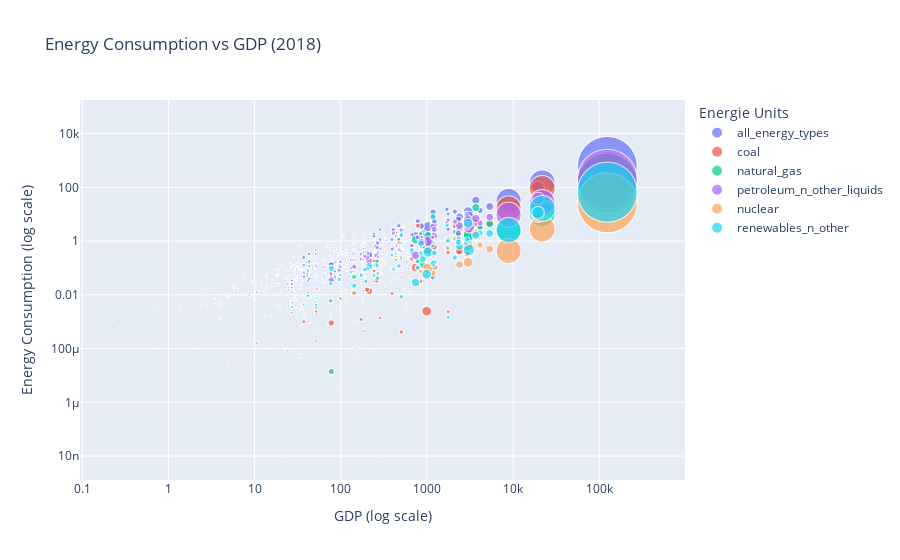

Notebook source saved alongside this figure:
### Code cell
import pandas as pd
import plotly.express as px

# Load your dataset
df = pd.read_csv(r"C:energy_CSV.csv", encoding='ISO-8859-1')

# Check the first few rows and columns of the dataframe to ensure it's loaded correctly
print(df.head())
print(df.columns)

# Assuming your dataset columns are named accordingly:
# Replace these with actual column names from your dataset
country_column = 'Country'
gdp_column = 'GDP'
energy_column = 'Energy_consumption'
continent_column = 'Energy_type'  # Adjust to the actual column name in your dataset
population_column = 'Population'  # Adjust to the actual column name in your dataset
year_to_plot = 2018

# Filter the data for the year 2018
df_2018 = df[df['Year'] == year_to_plot]

# Filter out rows with NaN values in 'Population' and 'Energy_consumption' columns
df_2018 = df_2018.dropna(subset=[population_column, energy_column])

# Create the scatter plot for the year 2018 with logarithmic scales for both axes
fig = px.scatter(df_2018, x=gdp_column, y=energy_column, 
                 color=continent_column,  # Use the correct column name for continent
                 size=population_column,  # Use 'Population' column for bubble sizes
                 hover_name=country_column,
                 log_x=True,  # Log scale for x-axis (GDP)
                 log_y=True,  # Log scale for y-axis (Energy Consumption)
                 size_max=60,  # Adjust bubble size max limit as needed
                 title=f'Energy Consumption vs GDP ({year_to_plot})',
                 labels={gdp_column: 'GDP', energy_column: 'Energy Consumption', continent_column: 'Energy consumption', population_column: 'Population'}
                )

# Customize layout (optional)
fig.update_layout(
    xaxis=dict(title='GDP (log scale)'),
    yaxis=dict(title='Energy Consumption (log scale)'),
    legend_title='Energie Units'
)

# Show the plot
fig.show()

### Figure 1 — Plotly figure (JSON) as saved in the notebook; plotly's stock layout.template omitted (floating-point values rounded to 4 significant figures; data arrays with more than 128 entries replaced by an {"elided": "..."} marker saying what was removed)
{"data": [{"hovertemplate": "<b>%{hovertext}</b><br><br>Energy consumption=all_energy_types<br>GDP=%{x}<br>Energy Consumption=%{y}<br>Population=%{marker.size}<extra></extra>", "hovertext": {"elided": "204 str values"}, "legendgroup": "all_energy_types", "marker": {"color": "#636efa", "size": {"elided": "204 float values"}, "sizemode": "area", "sizeref": 2120.0, "symbol": "circle"}, "mode": "markers", "name": "all_energy_types", "showlegend": true, "type": "scattergl", "x": {"elided": "204 float values"}, "xaxis": "x", "y": {"elided": "204 float values"}, "yaxis": "y"}, {"hovertemplate": "<b>%{hovertext}</b><br><br>Energy consumption=coal<br>GDP=%{x}<br>Energy Consumption=%{y}<br>Population=%{marker.size}<extra></extra>", "hovertext": {"elided": "204 str values"}, "legendgroup": "coal", "marker": {"color": "#EF553B", "size": {"elided": "204 float values"}, "sizemode": "area", "sizeref": 2120.0, "symbol": "circle"}, "mode": "markers", "name": "coal", "showlegend": true, "type": "scattergl", "x": {"elided": "204 float values"}, "xaxis": "x", "y": {"elided": "204 float values"}, "yaxis": "y"}, {"hovertemplate": "<b>%{hovertext}</b><br><br>Energy consumption=natural_gas<br>GDP=%{x}<br>Energy Consumption=%{y}<br>Population=%{marker.size}<extra></extra>", "hovertext": {"elided": "204 str values"}, "legendgroup": "natural_gas", "marker": {"color": "#00cc96", "size": {"elided": "204 float values"}, "sizemode": "area", "sizeref": 2120.0, "symbol": "circle"}, "mode": "markers", "name": "natural_gas", "showlegend": true, "type": "scattergl", "x": {"elided": "204 float values"}, "xaxis": "x", "y": {"elided": "204 float values"}, "yaxis": "y"}, {"hovertemplate": "<b>%{hovertext}</b><br><br>Energy consumption=petroleum_n_other_liquids<br>GDP=%{x}<br>Energy Consumption=%{y}<br>Population=%{marker.size}<extra></extra>", "hovertext": {"elided": "204 str values"}, "legendgroup": "petroleum_n_other_liquids", "marker": {"color": "#ab63fa", "size": {"elided": "204 float values"}, "sizemode": "area", "sizeref": 2120.0, "symbol": "circle"}, "mode": "markers", "name": "petroleum_n_other_liquids", "showlegend": true, "type": "scattergl", "x": {"elided": "204 float values"}, "xaxis": "x", "y": {"elided": "204 float values"}, "yaxis": "y"}, {"hovertemplate": "<b>%{hovertext}</b><br><br>Energy consumption=nuclear<br>GDP=%{x}<br>Energy Consumption=%{y}<br>Population=%{marker.size}<extra></extra>", "hovertext": ["World", "Argentina", "Armenia", "Belgium", "Brazil", "Bulgaria", "Canada", "China", "Czech Republic", "Finland", "France", "Germany", "Hungary", "India", "Iran", "Japan", "Mexico", "Netherlands", "Pakistan", "Romania", "Russia", "Slovakia", "Slovenia", "South Africa", "South Korea", "Spain", "Sweden", "Switzerland", "Taiwan", "Ukraine", "United Kingdom", "United States"], "legendgroup": "nuclear", "marker": {"color": "#FFA15A", "size": [7632000.0, 44410.0, 2951.0, 11430.0, 209700.0, 7019.0, 37070.0, 1428392, 10630.0, 5516.0, 67120.0, 82930.0, 9775.0, 1354425, 81780.0, 127200.0, 126400.0, 17240.0, 212235, 19460.0, 145700.0, 5448.0, 2081.0, 57880.0, 51170.0, 46830.0, 10190.0, 8545.0, 23580.0, 42390.0, 66480.0, 328300.0], "sizemode": "area", "sizeref": 2120.0, "symbol": "circle"}, "mode": "markers", "name": "nuclear", "showlegend": true, "type": "scattergl", "x": [124200.0, 850.7, 33.05, 545.9, 3005.0, 143.5, 1706.0, 21820.0, 398.3, 249.9, 2866.0, 4137.0, 296.5, 8884.0, 1179.0, 5357.0, 2389.0, 917.4, 1028.0, 501.9, 3695.0, 177.3, 74.09, 784.3, 2113.0, 1760.0, 514.2, 583.7, 1196.0, 472.6, 2944.0, 19480.0], "xaxis": "x", "y": [26.51, 0.0754, 0.02225, 0.2795, 0.1623, 0.1686, 1.075, 2.787, 0.3196, 0.2234, 4.082, 0.7118, 0.1495, 0.4275, 0.06514, 0.495, 0.1329, 0.03248, 0.09808, 0.1246, 1.976, 0.1649, 0.05509, 0.106, 1.241, 0.5303, 0.6443, 0.2517, 0.265, 0.8756, 0.5337, 8.438], "yaxis": "y"}, {"hovertemplate": "<b>%{hovertext}</b><br><br>Energy consumption=renewables_n_other<br>GDP=%{x}<br>Energy Consumption=%{y}<br>Population=%{marker.size}<extra></extra>", "hovertext": {"elided": "204 str values"}, "legendgroup": "renewables_n_other", "marker": {"color": "#19d3f3", "size": {"elided": "204 float values"}, "sizemode": "area", "sizeref": 2120.0, "symbol": "circle"}, "mode": "markers", "name": "renewables_n_other", "showlegend": true, "type": "scattergl", "x": {"elided": "204 float values"}, "xaxis": "x", "y": {"elided": "204 float values"}, "yaxis": "y"}], "layout": {"legend": {"itemsizing": "constant", "title": {"text": "Energie Units"}, "tracegroupgap": 0}, "title": {"text": "Energy Consumption vs GDP (2018)"}, "xaxis": {"anchor": "y", "domain": [0, 1], "title": {"text": "GDP (log scale)"}, "type": "log"}, "yaxis": {"anchor": "x", "domain": [0, 1], "title": {"text": "Energy Consumption (log scale)"}, "type": "log"}}}
